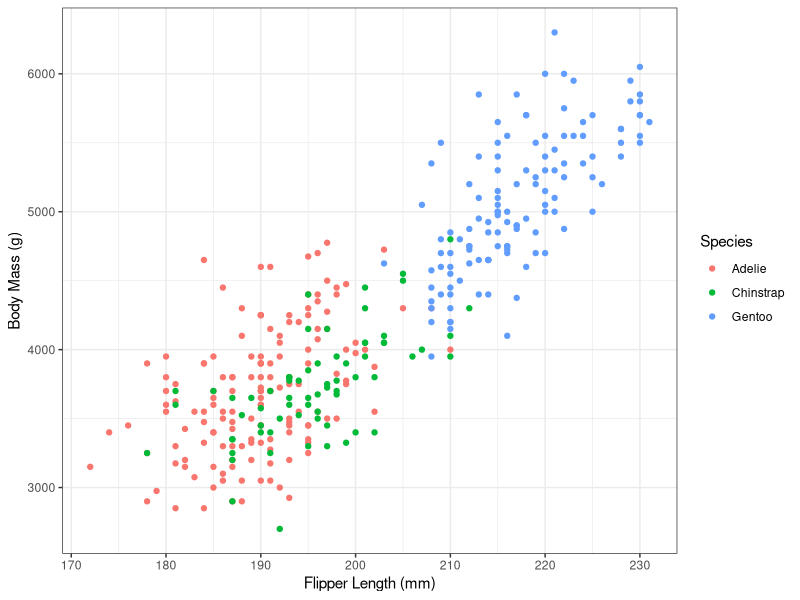
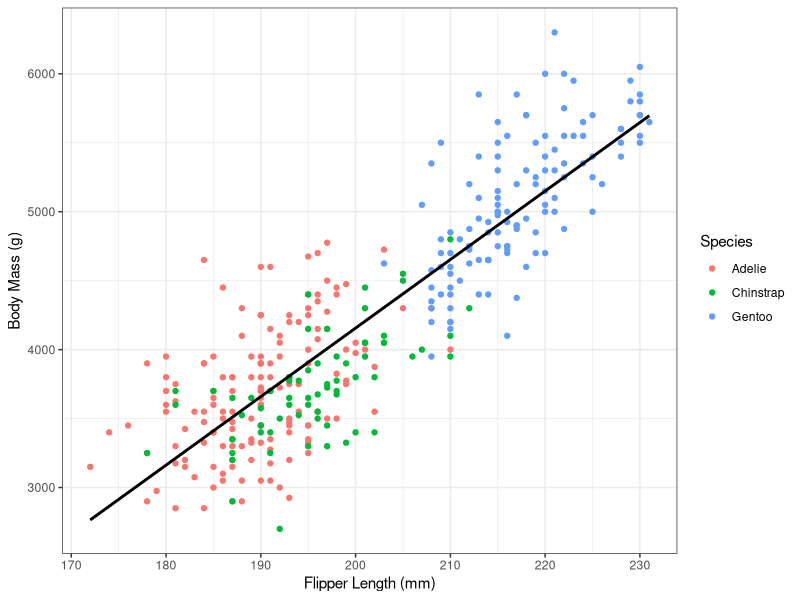
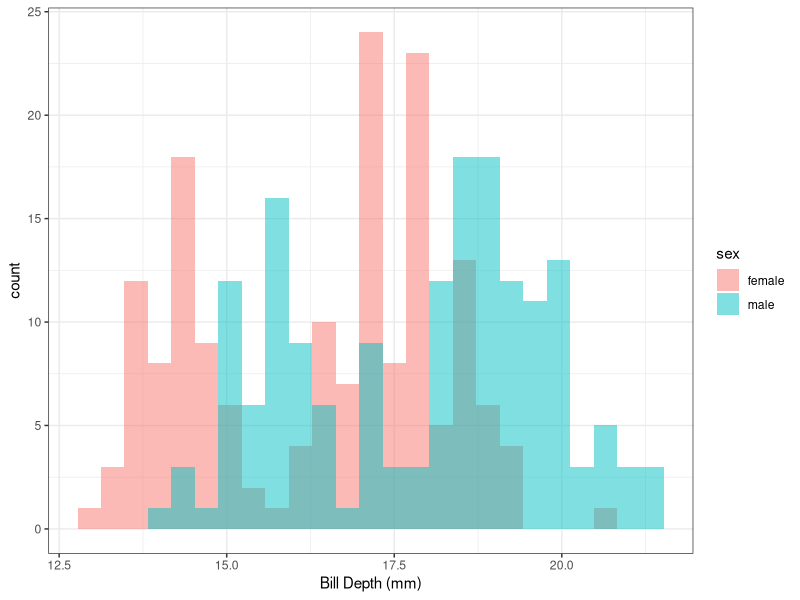
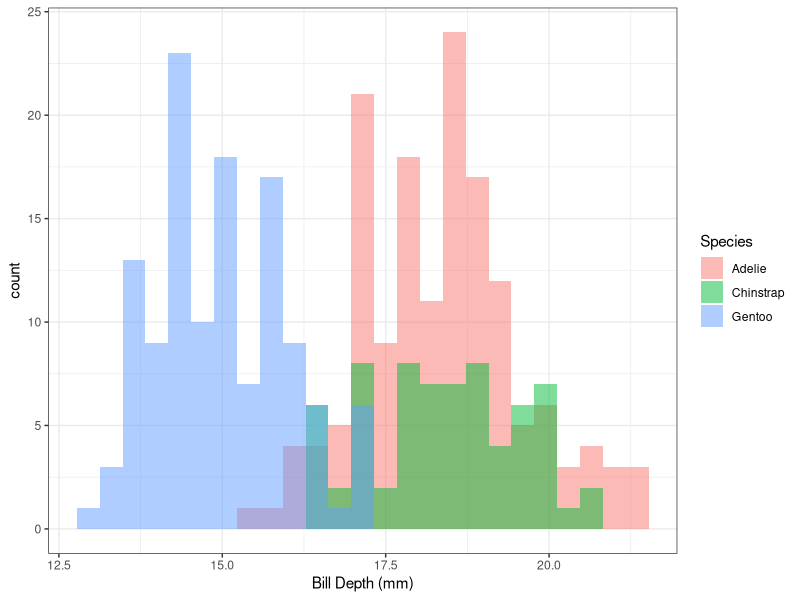
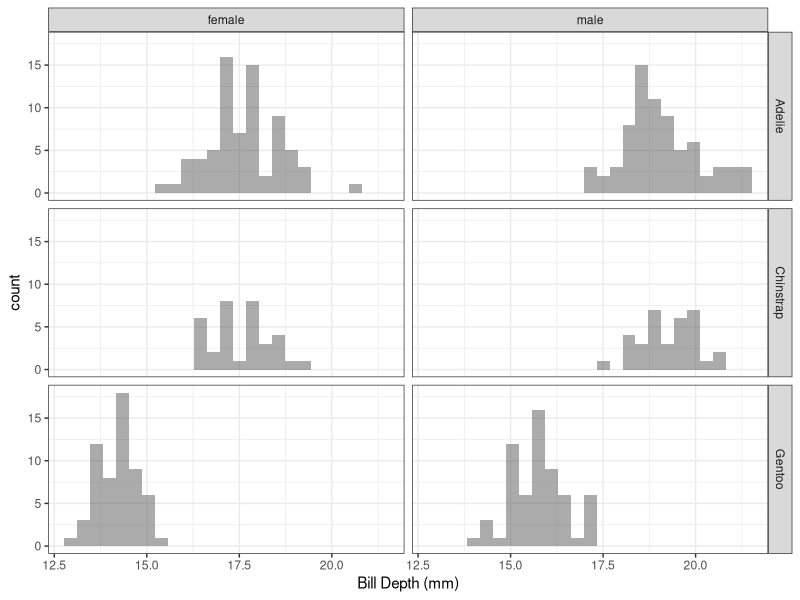
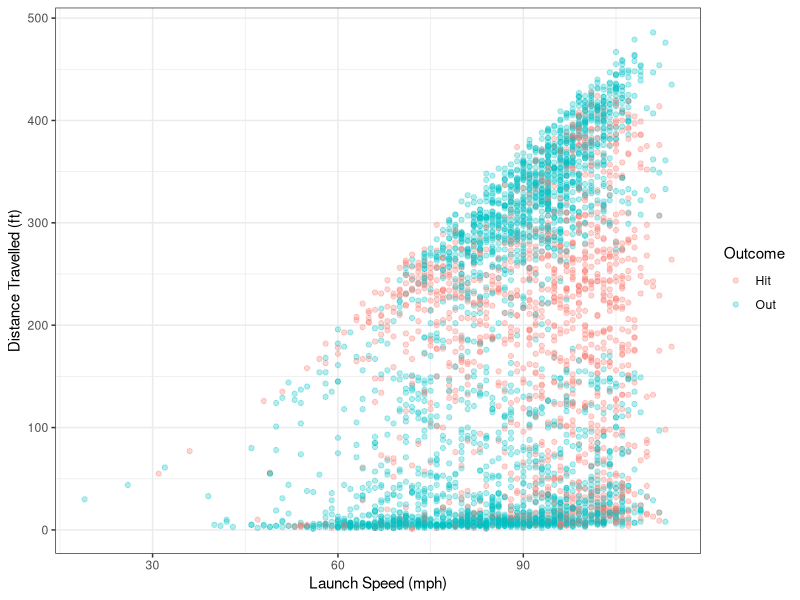
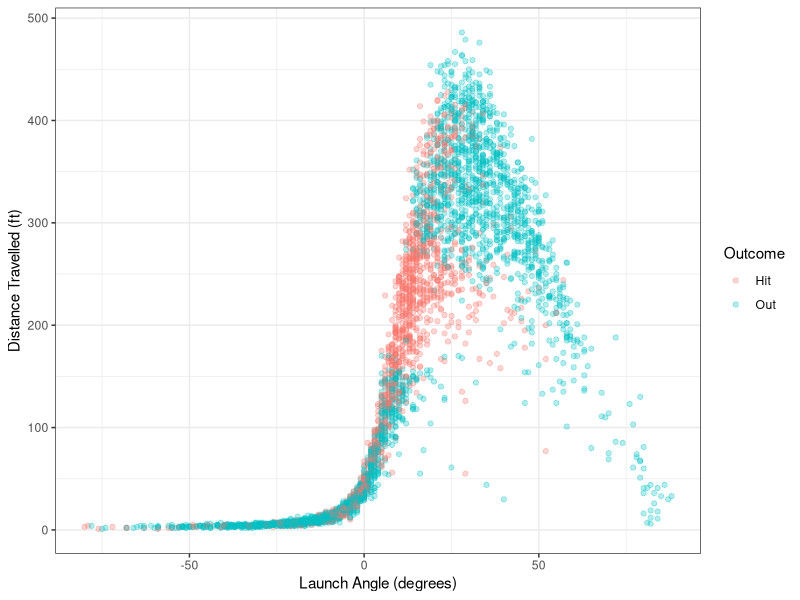
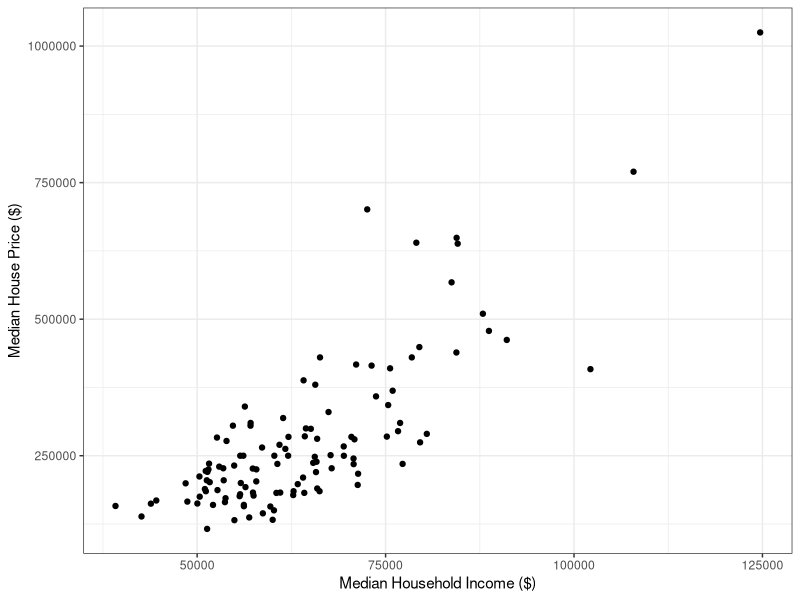

Write R code to recreate these figures, in order.
## ---- chunk 1
library(ggplot2)
library(dplyr)
library(readr)
library(palmerpenguins)
## ---- chunk 2
g_penguin_flip_mass <- penguins %>%
  rename(Species=species) %>%
  filter(!is.na(body_mass_g)) %>%
  ggplot(aes(x=flipper_length_mm,
           y=body_mass_g)) +
  theme_bw() + 
  geom_point(aes(col=Species)) +
    xlab("Flipper Length (mm)") +
    ylab("Body Mass (g)")
g_penguin_flip_mass
## ---- chunk 3
g_penguin_flip_mass_lm <- g_penguin_flip_mass +
  geom_smooth(se=FALSE, method="lm", col="black")
g_penguin_flip_mass_lm
## ---- chunk 4
penguins %>%
  filter(!is.na(sex)) %>%
ggplot(aes(x=bill_depth_mm,
                        fill=sex)) + 
  theme_bw() + 
  geom_histogram(alpha=0.5, position="identity", bins=25) +
    xlab("Bill Depth (mm)")
## ---- chunk 5
penguins %>%
  filter(!is.na(bill_depth_mm)) %>%
    rename(Species=species) %>%
ggplot(aes(x=bill_depth_mm,
                        fill=Species)) + 
  theme_bw() + 
  geom_histogram(alpha=0.5, position="identity", bins=25) +
    xlab("Bill Depth (mm)")
## ---- chunk 6
penguins %>%
  filter(!is.na(sex)) %>%
ggplot(aes(x=bill_depth_mm)) + 
  theme_bw() + 
  facet_grid(species~sex) + 
  geom_histogram(alpha=0.5, position="identity", bins=25) +
    xlab("Bill Depth (mm)")
## ---- chunk 7
bb <- read_csv("data/rockies_hits_2019.csv")
bb <- bb %>%
  mutate(events=factor(events, levels=c("single", "double", "triple", "home_run"))) %>%
  mutate(Outcome=factor(hit, levels=c(T, F), labels=c("Hit", "Out")))
## ---- chunk 8
g_bb_lspeed_hitdist <- bb %>%
  filter(!is.na(launch_speed)) %>%
  ggplot() + theme_bw() + 
  geom_point(aes(x=launch_speed, y=hit_distance, col=Outcome), alpha=0.3) +
  xlab("Launch Speed (mph)") +
  ylab("Distance Travelled (ft)")
g_bb_lspeed_hitdist
## ---- chunk 9
g_bb_langle_hitdist <- bb %>%
  filter(!is.na(launch_speed)) %>%
  ggplot() + theme_bw() + 
  geom_point(aes(x=launch_angle, y=hit_distance, col=Outcome), alpha=0.3) +
  xlab("Launch Angle (degrees)") +
  ylab("Distance Travelled (ft)")
g_bb_langle_hitdist
## ---- chunk 10
housing_inc <- read_csv("data/housing_income.csv")
housing_inc <- subset(housing_inc, !is.na(median_income))
## ---- chunk 11
gg_housing_inc <- ggplot(housing_inc, aes(x=median_income,
                 y=median_sale_price)) + theme_bw() + 
  geom_point() +
  ylab("Median House Price ($)") +
  xlab("Median Household Income ($)")
gg_housing_inc
